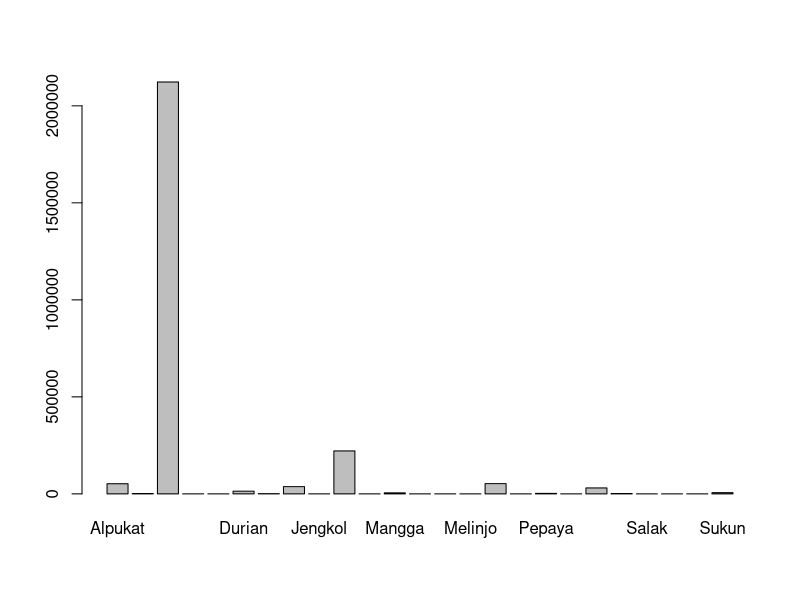
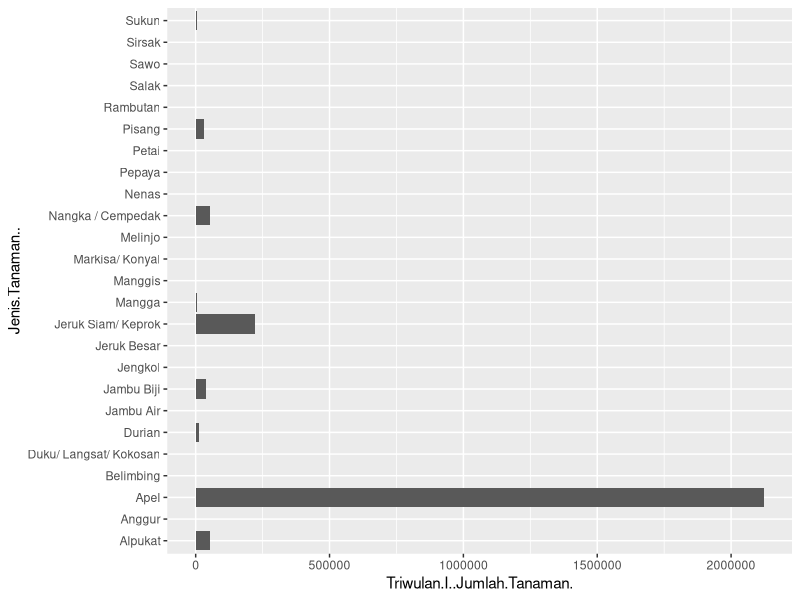
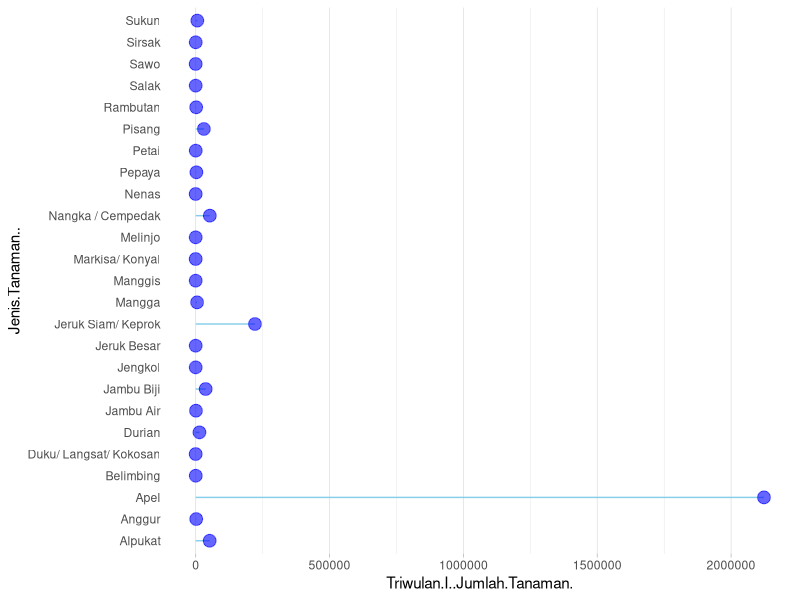

The R script that drew these images, in order:
#import package
library(here)
library(ggplot2)

#read file into R

#first file
df1 <- read.csv(here("data","daftar-importir-2019-.csv"))
summary(df1) #it is literally a list of importer in the city

#second file
df2 <- read.csv(here("data","data-siup-kota-batu-2017-.csv"),header=FALSE)
summary(df2) #another hard to digest data

#third file
df3 <- read.csv(here("data","jumlah-pohon-menghasilkan-dan-produksi-buah-2016.csv"),header=FALSE,stringsAsFactors = FALSE)
summary(df3) #incomplete but much better
#get every column class
sapply(df3, class)
#examine empty cell
colSums(is.na(df3))
colSums(df3 == "")

#merge two row after the title to create header name
nama=c()
for (x in (1:9)) {
  if (df3[3,x]=="") {
    kategori <- make.names(paste0(df3[3,x-1],df3[4,x]))
    }  else {
    kategori <- make.names(paste(df3[3,x],df3[4,x]))
    }
  
  nama <- append(nama,kategori,after = length(nama))
}
colnames(df3) <- nama

#remove description row
new_df3 <- df3[-c(1:4,30,31),]
#check column type
str(new_df3)
#convert into numeric vector
new_df3$Triwulan.I..Jumlah.Tanaman. <- as.numeric(as.vector(new_df3$Triwulan.I..Jumlah.Tanaman.))

colnames(new_df3)

#Not the best way but it works so far
barplot(as.numeric(as.vector(new_df3$Triwulan.I..Jumlah.Tanaman.)),
        names.arg = new_df3$Jenis.Tanaman..
        )
#It is also work finally but it's not looks that neat
ggplot(new_df3,aes(x=Jenis.Tanaman.., y=Triwulan.I..Jumlah.Tanaman.))+
  geom_bar(stat="identity")+
  coord_flip()

  #theme(axis.text.x = element_text(face="bold", color="#993333", 
   #                              size=14, angle=45),
    #  axis.text.y = element_text(face="bold", color="#993333", 
     #                            size=14, angle=45))

#reference: https://www.r-graph-gallery.com/301-custom-lollipop-chart.html#horiz
ggplot(new_df3, aes(x=Jenis.Tanaman.., y=Triwulan.I..Jumlah.Tanaman.)) +
  geom_segment( aes(x=Jenis.Tanaman.., xend=Jenis.Tanaman.., y=0, yend=Triwulan.I..Jumlah.Tanaman.), color="skyblue") +
  geom_point( color="blue", size=4, alpha=0.6) +
  theme_light() +
  coord_flip() +
  theme(
    panel.grid.major.y = element_blank(),
    panel.border = element_blank(),
    axis.ticks.y = element_blank()
  )

#fourth file
df4 <- read.csv(here("data","jumlah-tokoh-agama-di-kota-batu-tahun-2017-2019.csv"),header=FALSE)
summary(df4) #incomplete but much better

#fifth file
df5 <- read.csv(here("data","luas-panen-pertanian-2016-2018.csv"),header=FALSE)
summary(df5)
